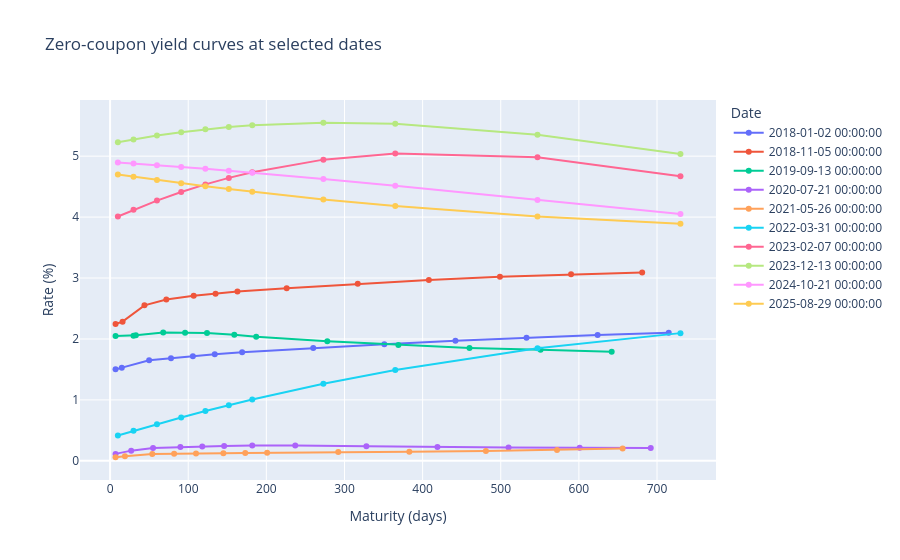

Write notebook code for a chart like this one.
### Code cell
dates = zc.select("date").unique().sort("date").to_series()
sel = dates.gather([int(i * (len(dates) - 1) / 9) for i in range(10)])
fig = px.line(zc.filter(pl.col("date").is_in(sel.to_list())).to_pandas(),
              x="days", y="rate", color="date", markers=True,
              title="Zero-coupon yield curves at selected dates",
              labels={"days": "Maturity (days)", "rate": "Rate (%)", "date": "Date"})
fig.show()

### Figure 1 — Plotly figure (JSON) as saved in the notebook; plotly's stock layout.template omitted (floating-point values rounded to 4 significant figures)
{"data": [{"hovertemplate": "Date=2018-01-02 00:00:00<br>Maturity (days)=%{x}<br>Rate (%)=%{y}<extra></extra>", "legendgroup": "2018-01-02 00:00:00", "line": {"color": "#636efa", "dash": "solid"}, "marker": {"symbol": "circle"}, "mode": "lines+markers", "name": "2018-01-02 00:00:00", "orientation": "v", "showlegend": true, "type": "scatter", "x": [7, 15, 50, 78, 106, 134, 169, 260, 351, 442, 533, 624, 715], "xaxis": "x", "y": [1.501, 1.528, 1.65, 1.683, 1.718, 1.748, 1.783, 1.851, 1.914, 1.972, 2.021, 2.064, 2.101], "yaxis": "y"}, {"hovertemplate": "Date=2018-11-05 00:00:00<br>Maturity (days)=%{x}<br>Rate (%)=%{y}<extra></extra>", "legendgroup": "2018-11-05 00:00:00", "line": {"color": "#EF553B", "dash": "solid"}, "marker": {"symbol": "circle"}, "mode": "lines+markers", "name": "2018-11-05 00:00:00", "orientation": "v", "showlegend": true, "type": "scatter", "x": [7, 16, 44, 72, 107, 135, 163, 226, 317, 408, 499, 590, 681], "xaxis": "x", "y": [2.245, 2.284, 2.552, 2.646, 2.708, 2.744, 2.778, 2.834, 2.906, 2.969, 3.022, 3.061, 3.089], "yaxis": "y"}, {"hovertemplate": "Date=2019-09-13 00:00:00<br>Maturity (days)=%{x}<br>Rate (%)=%{y}<extra></extra>", "legendgroup": "2019-09-13 00:00:00", "line": {"color": "#00cc96", "dash": "solid"}, "marker": {"symbol": "circle"}, "mode": "lines+markers", "name": "2019-09-13 00:00:00", "orientation": "v", "showlegend": true, "type": "scatter", "x": [7, 30, 33, 68, 96, 124, 159, 187, 278, 369, 460, 551, 642], "xaxis": "x", "y": [2.05, 2.051, 2.06, 2.107, 2.103, 2.098, 2.068, 2.037, 1.964, 1.903, 1.854, 1.823, 1.79], "yaxis": "y"}, {"hovertemplate": "Date=2020-07-21 00:00:00<br>Maturity (days)=%{x}<br>Rate (%)=%{y}<extra></extra>", "legendgroup": "2020-07-21 00:00:00", "line": {"color": "#ab63fa", "dash": "solid"}, "marker": {"symbol": "circle"}, "mode": "lines+markers", "name": "2020-07-21 00:00:00", "orientation": "v", "showlegend": true, "type": "scatter", "x": [7, 27, 55, 90, 118, 146, 182, 237, 328, 419, 510, 601, 692], "xaxis": "x", "y": [0.1141, 0.1675, 0.2113, 0.2277, 0.2362, 0.2434, 0.2534, 0.2534, 0.2393, 0.227, 0.2181, 0.215, 0.2101], "yaxis": "y"}, {"hovertemplate": "Date=2021-05-26 00:00:00<br>Maturity (days)=%{x}<br>Rate (%)=%{y}<extra></extra>", "legendgroup": "2021-05-26 00:00:00", "line": {"color": "#FFA15A", "dash": "solid"}, "marker": {"symbol": "circle"}, "mode": "lines+markers", "name": "2021-05-26 00:00:00", "orientation": "v", "showlegend": true, "type": "scatter", "x": [7, 19, 54, 82, 110, 145, 173, 201, 292, 383, 481, 572, 656], "xaxis": "x", "y": [0.05894, 0.07636, 0.1106, 0.1179, 0.1214, 0.1239, 0.1268, 0.1311, 0.1455, 0.1495, 0.1603, 0.1767, 0.2015], "yaxis": "y"}, {"hovertemplate": "Date=2022-03-31 00:00:00<br>Maturity (days)=%{x}<br>Rate (%)=%{y}<extra></extra>", "legendgroup": "2022-03-31 00:00:00", "line": {"color": "#19d3f3", "dash": "solid"}, "marker": {"symbol": "circle"}, "mode": "lines+markers", "name": "2022-03-31 00:00:00", "orientation": "v", "showlegend": true, "type": "scatter", "x": [10, 30, 60, 91, 122, 152, 182, 273, 365, 547, 730], "xaxis": "x", "y": [0.4165, 0.4923, 0.6024, 0.7117, 0.8164, 0.9136, 1.007, 1.265, 1.492, 1.848, 2.096], "yaxis": "y"}, {"hovertemplate": "Date=2023-02-07 00:00:00<br>Maturity (days)=%{x}<br>Rate (%)=%{y}<extra></extra>", "legendgroup": "2023-02-07 00:00:00", "line": {"color": "#FF6692", "dash": "solid"}, "marker": {"symbol": "circle"}, "mode": "lines+markers", "name": "2023-02-07 00:00:00", "orientation": "v", "showlegend": true, "type": "scatter", "x": [10, 30, 60, 91, 122, 152, 182, 273, 365, 547, 730], "xaxis": "x", "y": [4.009, 4.119, 4.27, 4.411, 4.537, 4.644, 4.737, 4.943, 5.044, 4.983, 4.669], "yaxis": "y"}, {"hovertemplate": "Date=2023-12-13 00:00:00<br>Maturity (days)=%{x}<br>Rate (%)=%{y}<extra></extra>", "legendgroup": "2023-12-13 00:00:00", "line": {"color": "#B6E880", "dash": "solid"}, "marker": {"symbol": "circle"}, "mode": "lines+markers", "name": "2023-12-13 00:00:00", "orientation": "v", "showlegend": true, "type": "scatter", "x": [10, 30, 60, 91, 122, 152, 182, 273, 365, 547, 730], "xaxis": "x", "y": [5.228, 5.275, 5.338, 5.393, 5.44, 5.477, 5.506, 5.548, 5.53, 5.35, 5.036], "yaxis": "y"}, {"hovertemplate": "Date=2024-10-21 00:00:00<br>Maturity (days)=%{x}<br>Rate (%)=%{y}<extra></extra>", "legendgroup": "2024-10-21 00:00:00", "line": {"color": "#FF97FF", "dash": "solid"}, "marker": {"symbol": "circle"}, "mode": "lines+markers", "name": "2024-10-21 00:00:00", "orientation": "v", "showlegend": true, "type": "scatter", "x": [10, 30, 60, 91, 122, 152, 182, 273, 365, 547, 730], "xaxis": "x", "y": [4.896, 4.879, 4.852, 4.822, 4.791, 4.76, 4.728, 4.625, 4.514, 4.283, 4.051], "yaxis": "y"}, {"hovertemplate": "Date=2025-08-29 00:00:00<br>Maturity (days)=%{x}<br>Rate (%)=%{y}<extra></extra>", "legendgroup": "2025-08-29 00:00:00", "line": {"color": "#FECB52", "dash": "solid"}, "marker": {"symbol": "circle"}, "mode": "lines+markers", "name": "2025-08-29 00:00:00", "orientation": "v", "showlegend": true, "type": "scatter", "x": [10, 30, 60, 91, 122, 152, 182, 273, 365, 547, 730], "xaxis": "x", "y": [4.698, 4.661, 4.609, 4.556, 4.506, 4.459, 4.415, 4.29, 4.18, 4.009, 3.891], "yaxis": "y"}], "layout": {"legend": {"title": {"text": "Date"}, "tracegroupgap": 0}, "title": {"text": "Zero-coupon yield curves at selected dates"}, "xaxis": {"anchor": "y", "domain": [0, 1], "title": {"text": "Maturity (days)"}}, "yaxis": {"anchor": "x", "domain": [0, 1], "title": {"text": "Rate (%)"}}}}
